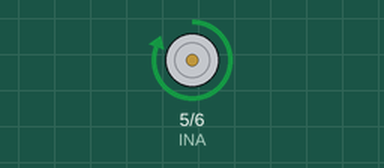
Bench run of a sketch on a simulated Arduino Uno, built with avr-gcc and run on an emulated ATmega328P. Shown: motor-driver pin pairs drawn as motors (green arrow = first pin HIGH = forward, orange = second pin HIGH = backward, longer = more drive).

Above: at 1.0 s.
At 3.0 s:
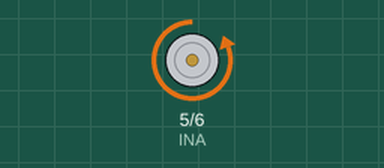
Timing chart, 0 to 5.2 s (numbered marks = the images above):
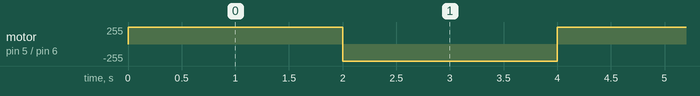

The sketch:

DC_Motor.ino
```cpp
#define INB 6  //定义电机B端口
#define INA 5  //定义电机A端口

void setup()
{
    pinMode(INB, OUTPUT);  //设置电机B端口为输出模式
    pinMode(INA, OUTPUT);  //设置电机A端口为输出模式
}

void loop()
{
    analogWrite(INA, 255);  //设置电机A端口为高电平
	analogWrite(INB, 0); //设置电机B端口为低电平
	delay(2000);               //2s之后电机反转
    analogWrite(INA, 0);  //设置电机A端口为低电平
    analogWrite(INB, 255); //设置电机B端口为高电平
	delay(2000);                //电机反转2s然后正转
}
```

Measured:
- by itself, motor on pin 5 (INA) / pin 6 (INB): alternates forward 255/255 for 2.0 s and backward 255/255 for 2.0 s
